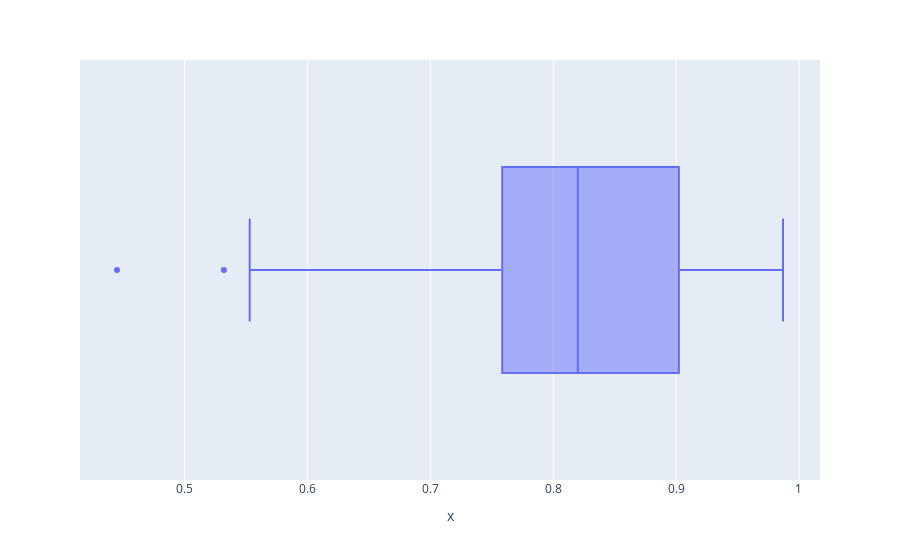

The notebook cell saved with this chart:
### Code cell
px.box(df, anger_df["energy"])

### Figure 1 — Plotly figure (JSON) as saved in the notebook; plotly's stock layout.template omitted (floating-point values rounded to 4 significant figures)
{"data": [{"alignmentgroup": "True", "hovertemplate": "x=%{x}<extra></extra>", "legendgroup": "", "marker": {"color": "#636efa"}, "name": "", "notched": false, "offsetgroup": "", "orientation": "h", "showlegend": false, "type": "box", "x": [0.921, 0.884, 0.797, 0.788, 0.857, 0.922, 0.532, 0.76, 0.938, 0.63, 0.9, 0.782, 0.61, 0.807, 0.778, 0.742, 0.891, 0.91, 0.987, 0.608, 0.843, 0.553, 0.74, 0.64, 0.967, 0.82, 0.445, 0.789, 0.949, 0.839, 0.88, 0.902, 0.781, 0.877, 0.78, 0.796, 0.817, 0.844, 0.929, 0.679, 0.882, 0.823, 0.861, 0.9, 0.777, 0.765, 0.903, 0.659, 0.698, 0.95, 0.915, 0.754, 0.987, 0.948, 0.794, 0.875, 0.71, 0.764, 0.81, 0.919, 0.879, 0.707, 0.947, 0.95, 0.723], "x0": " ", "xaxis": "x", "y0": " ", "yaxis": "y"}], "layout": {"boxmode": "group", "legend": {"tracegroupgap": 0}, "margin": {"t": 60}, "xaxis": {"anchor": "y", "domain": [0, 1], "title": {"text": "x"}}, "yaxis": {"anchor": "x", "domain": [0, 1]}}}
